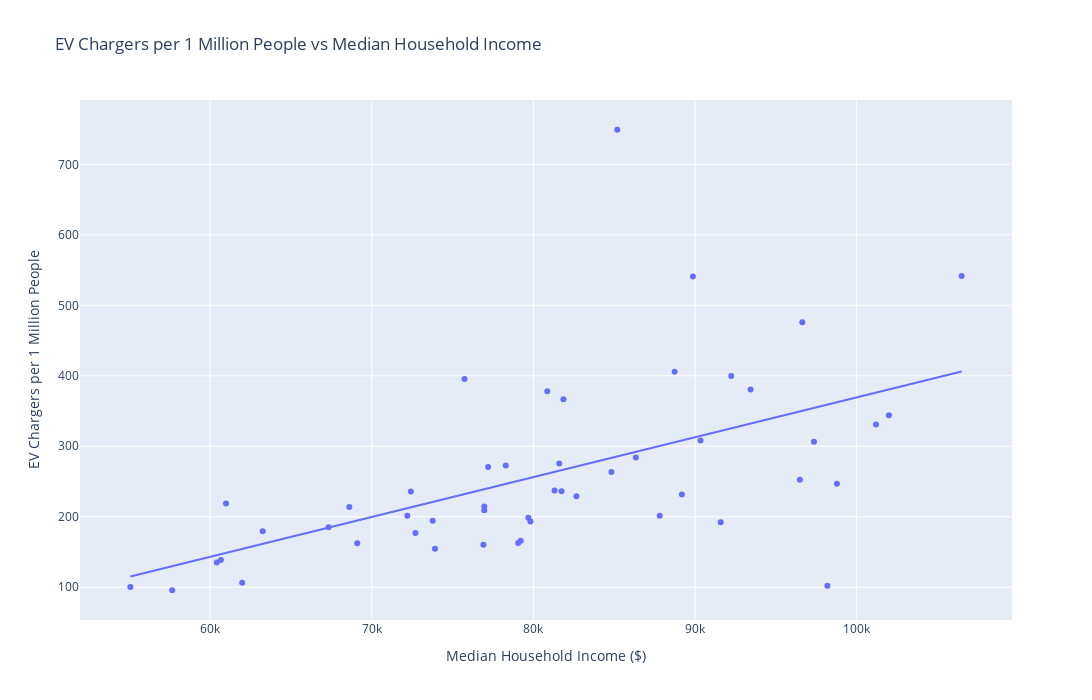

The cell this chart's notebook holds for it:
### Code cell
# Compare the data of the EV charger ratio and the income by showing the scatter plot.
fig = px.scatter(
    ev_income,
    x='income',
    y='chargers_ratio',
    title='EV Chargers per 1 Million People vs Median Household Income',
    trendline='ols',
    labels={'income': 'Median Household Income ($)', 'chargers_ratio': 'EV Chargers per 1 Million People'}
)

fig.update_layout(width=1100, height=700)
fig.show()

### Figure 1 — Plotly figure (JSON) as saved in the notebook; plotly's stock layout.template omitted (floating-point values rounded to 4 significant figures)
{"data": [{"hovertemplate": "Median Household Income ($)=%{x}<br>EV Chargers per 1 Million People=%{y}<extra></extra>", "legendgroup": "", "marker": {"color": "#636efa", "symbol": "circle"}, "mode": "markers", "name": "", "orientation": "v", "showlegend": false, "type": "scatter", "x": [98190, 60660, 63250, 82660, 89870, 96640, 92240, 86340, 72200, 72420, 97360, 80860, 73910, 87820, 76910, 84830, 61980, 57650, 106500, 102000, 75740, 76960, 90340, 78290, 55060, 79220, 68610, 76960, 89190, 98780, 91590, 60980, 81310, 81600, 73770, 67330, 88740, 79820, 81860, 69100, 81740, 72700, 79060, 101200, 96490, 85190, 93440, 79690, 60410, 77200], "xaxis": "x", "y": [102.3, 138.6, 179.6, 229.2, 541.0, 476.0, 399.8, 283.9, 201.4, 235.9, 306.6, 378.2, 154.7, 201.6, 160.2, 263.6, 106.5, 95.76, 541.7, 344.0, 395.5, 214.5, 308.3, 272.9, 100.4, 166.0, 213.7, 209.2, 231.5, 246.8, 192.3, 219.0, 237.3, 275.5, 194.2, 185.0, 405.8, 193.2, 366.8, 162.3, 236.0, 177.1, 162.8, 330.9, 252.6, 749.1, 380.4, 198.4, 135.0, 270.5], "yaxis": "y"}, {"hovertemplate": "<b>OLS trendline</b><br>chargers_ratio = 0.00565486 * income + -196.062<br>R<sup>2</sup>=0.309424<br><br>Median Household Income ($)=%{x}<br>EV Chargers per 1 Million People=%{y} <b>(trend)</b><extra></extra>", "legendgroup": "", "marker": {"color": "#636efa", "symbol": "circle"}, "mode": "lines", "name": "", "showlegend": false, "type": "scatter", "x": [55060, 57650, 60410, 60660, 60980, 61980, 63250, 67330, 68610, 69100, 72200, 72420, 72700, 73770, 73910, 75740, 76910, 76960, 76960, 77200, 78290, 79060, 79220, 79690, 79820, 80860, 81310, 81600, 81740, 81860, 82660, 84830, 85190, 86340, 87820, 88740, 89190, 89870, 90340, 91590, 92240, 93440, 96490, 96640, 97360, 98190, 98780, 101200, 102000, 106500], "xaxis": "x", "y": [115.3, 129.9, 145.5, 147.0, 148.8, 154.4, 161.6, 184.7, 191.9, 194.7, 212.2, 213.5, 215.0, 221.1, 221.9, 232.2, 238.9, 239.1, 239.1, 240.5, 246.7, 251.0, 251.9, 254.6, 255.3, 261.2, 263.7, 265.4, 266.2, 266.8, 271.4, 283.6, 285.7, 292.2, 300.5, 305.8, 308.3, 312.1, 314.8, 321.9, 325.5, 332.3, 349.6, 350.4, 354.5, 359.2, 362.5, 376.2, 380.7, 406.2], "yaxis": "y"}], "layout": {"height": 700, "legend": {"tracegroupgap": 0}, "title": {"text": "EV Chargers per 1 Million People vs Median Household Income"}, "width": 1100, "xaxis": {"anchor": "y", "autorange": true, "domain": [0, 1], "range": [51950.0, 109600.0], "title": {"text": "Median Household Income ($)"}, "type": "linear"}, "yaxis": {"anchor": "x", "autorange": true, "domain": [0, 1], "range": [53.56, 791.3], "title": {"text": "EV Chargers per 1 Million People"}, "type": "linear"}}}
